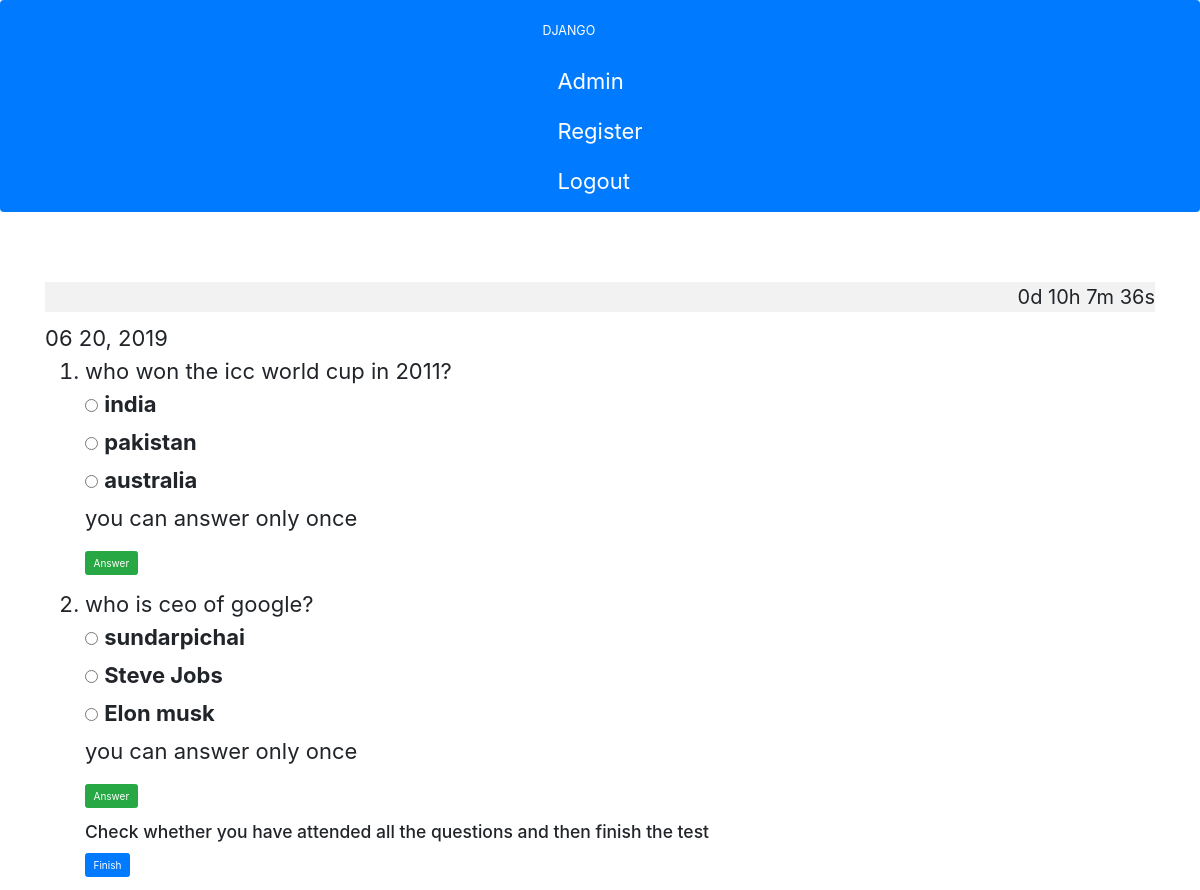
Screenshot of /quiz1/ (signed in) with the database file from the repository.
### testapp/models.py (models this page shows, shortened)
class Quiz1(models.Model):
    question_text = models.CharField(max_length=100)
    correct= models.CharField(max_length=200)

class Choice(models.Model):
    question = models.ForeignKey(Quiz1, on_delete=models.CASCADE)
    choice_text = models.CharField(max_length=200)
    votes = models.IntegerField(default=0)

### testapp/views.py (the view)
# urls.py: path('quiz1/',views.quiz1,name="quiz1"),
@login_required
def quiz1(request):
    latest_question_list = Quiz1.objects.all()
    return render(request,'quiz1.html',context={"latest_question_list":latest_question_list})

### testapp/templates/quiz1.html (shortened to what this page needs)
{% extends "index.html" %}
{% block body_block %}
{% if user.is_authenticated %}
<link rel="stylesheet" href="https://stackpath.bootstrapcdn.com/bootstrap/4.3.1/css/bootstrap.min.css">
<div style="margin-top: 50px;">
<body>
<p id="demo"></p>
<ol>
{% for question in latest_question_list %}
<li>{{ question.question_text }}</li>
<form action="{% url 'testapp:vote1' question.id %}" method="post">
{% for choice in question.choice_set.all %}
    <input type="radio" name="choice" id="choice{{ forloop.counter }}" value="{{ choice.id }}">
    <label for="choice{{ forloop.counter }}">{{ choice.choice_text }}</label><br>
{% endfor %}
 <div>
<p>you can answer only once<p>
<input type="submit" value="Answer" class="btn btn-success">
</form>
{% endfor %}
<h3>Check whether you have attended all the questions and then finish the test</h3>
<button type="button" class="btn btn-primary"><a href="{% url 'testapp:finish1' user.id %}" style="color:white">Finish</a></button>
</ol>
</div>
{% endif %}
{% endblock %}

### testapp/templates/index.html (shortened to what this page needs)
<!DOCTYPE html>
<html>
  <head>
    <link rel="stylesheet" href="https://maxcdn.bootstrapcdn.com/bootstrap/3.3.7/css/bootstrap.min.css">
</head>
  <body>
      <nav class="navbar navbar-dark bg-primary">
      <div class="container">
        <ul class="nav navbar-nav">
          <li><a class="navbar-brand" href="
          C:\Users\user\Desktop\django2\testproject\testapp\templates\index.html" style="color: white">DJANGO</a></li>
          <li><a class="navbar-link" href="{% url 'admin:index' %}" style="color: white;">Admin</a></li>
          <li><a class="navbar-link" href="{% url 'testapp:register' %}" style="color: white;">Register</a></li>
          {% if user.is_authenticated %}
            <li><a href="{% url 'testapp:user_logout' %}" style="color: white;">Logout</a></li>
          {% else %}
            <li><a class="navbar-link" href="{% url 'testapp:user_login' %}" style="color: white;">Login</a></li>
          {% endif %}
</ul>
      </div>
    </nav>
    <div class="container">
    {% block body_block %}
    {% endblock %}
    </div>
  </body>
</html>

### testapp/templates/quiz1.html (style rules this page uses)
#demo { text-align: right; font-size: 20px; padding-left:"60px"; background-color:#f2f2f2 }
body { font-size:22px; }

### rows the page displays
Quiz1: question_text "who won the icc world cup in 2011?"
Choice: choice_text "india"
Choice: choice_text "pakistan"
Choice: choice_text "australia"
Quiz1: question_text "who is ceo of google?"
Choice: choice_text "sundarpichai"
Choice: choice_text "Steve Jobs"
Choice: choice_text "Elon musk"
